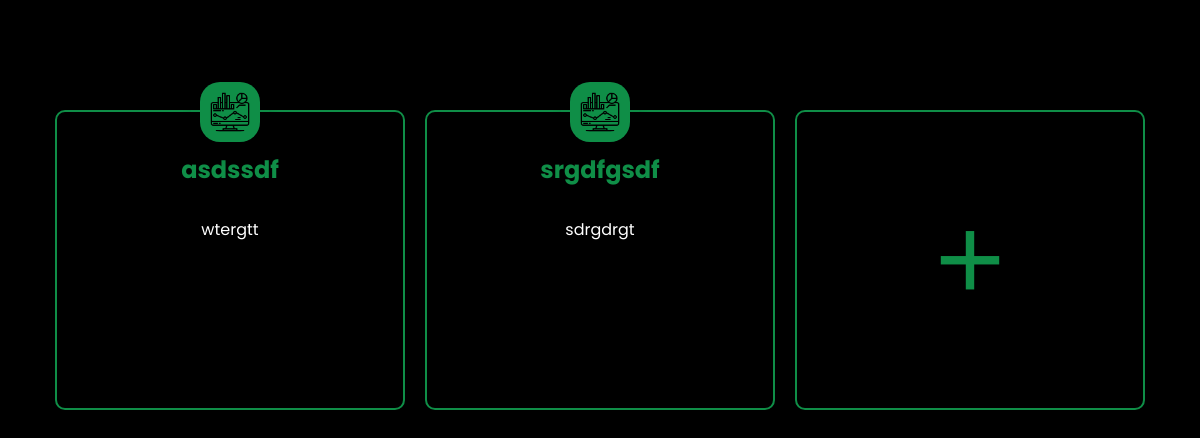
Screenshot of /ADVERTISEMENT/services.php with the database file from the repository.
### tables this page shows
CREATE TABLE `aminities_services` (
  `amiser_id` int(20) NOT NULL,
  `amiser_title` varchar(50) NOT NULL,
  `amiser_desc` text NOT NULL,
  `amiser_status` varchar(20) NOT NULL
);

### ADVERTISEMENT/services.php (the view, shortened to what this page needs)
<?php
include_once '../DATABASE/dbConnector.php';
$sql = "SELECT amiser_title, amiser_desc FROM aminities_services WHERE amiser_status = 'services'";
$result = $conn->query($sql);
$amenities = [];
if ($result->num_rows > 0) {
    while ($row = $result->fetch_assoc()) {
        $amenities[] = $row;
    }
}
?>
<!DOCTYPE html>
<html lang="en">
<head>
    <link rel="stylesheet" href="style.css">
    <link href='https://unpkg.com/boxicons@2.1.4/css/boxicons.min.css' rel='stylesheet'>
</head>
<body>
    <section id="wrapper">
        <div id="services">
            <div class="services-grid">
                <?php
                foreach ($amenities as $amenity):
                    $imagePath = "images/monitor.png";
                ?>
                    <div class="card">
                        <div class="icon-container">
                            <img src="<?php echo $imagePath; ?>" alt="Default image" class="icon">
                        </div>
                        <div class="card-content">
                            <h2><?php echo $amenity['amiser_title']; ?></h2>
                            <p><?php echo $amenity['amiser_desc']; ?></p>
                        </div>
                    </div>
                <?php endforeach; ?>
                <div class="add-services">
                    <a href="ADD/addServices.php"><i class='bx bx-plus icon-add'></i></a>
                </div>
            </div>
        </div>
    </section>
</body>
</html>

### ADVERTISEMENT/style.css (style rules this page uses)
html { scroll-behavior: smooth; height: 100%; margin: 0; background-color: black; }
body { height: 100%; margin: 0; font-family: "Poppins", sans-serif; font-optical-sizing: auto; overflow: hidden; color: white; }
* { margin: 0; padding: 0; box-sizing: border-box; }
#wrapper { width: 100vw; max-width: 1920px; min-width: 370px; margin: auto; height: 100vh; background-color: black; overflow: auto; }
#services { padding: 20px; display: flex; flex-wrap: wrap; margin-top: 50px; align-items: center; justify-content: center; width: 100%; max-height: calc(100vh - 80px); overflow-y: auto; }
.services-grid { display: flex; flex-wrap: wrap; justify-content: center; gap: 20px; align-items: start; max-width: 1500px; margin: 0 auto; }
.card { position: relative; width: 350px; height: 300px; padding: 20px; border: solid 2px #0f8e47; border-radius: 10px; text-align: center; margin-top: 40px; }
.icon-container { position: absolute; top: -40px; left: 50%; transform: translateX(-50%); border-radius: 50%; padding: 10px; box-shadow: 0 4px 8px rgba(0, 0, 0, 0.1); }
.icon { width: 60px; padding: 10px; border-radius: 20px; background-color: #0f8e47; }
.card-content h2 { margin: 20px 0 30px; color: #0f8e47; }
.card-content p { margin: 5px 0; color: white; }
.add, .add-services, .add-aminities { display: flex; align-items: center; justify-content: center; border: solid 2px #0f8e47; padding: 20px; border-radius: 20px; box-sizing: border-box; align-self: stretch; transition: all 0.3s ease; }
.add-services { width: 350px; height: 300px; margin-top: 40px; border-radius: 10px; }
.add i, .add-services i, .add-aminities i { font-size: 100px; color: #0f8e47; text-align: center; transition: color 0.3s ease; }
.icon-add { display: flex; align-items: center; justify-content: center; }

### rows the page displays
aminities_services: amiser_title "asdssdf", amiser_desc "wtergtt"
aminities_services: amiser_title "srgdfgsdf", amiser_desc "sdrgdrgt"
